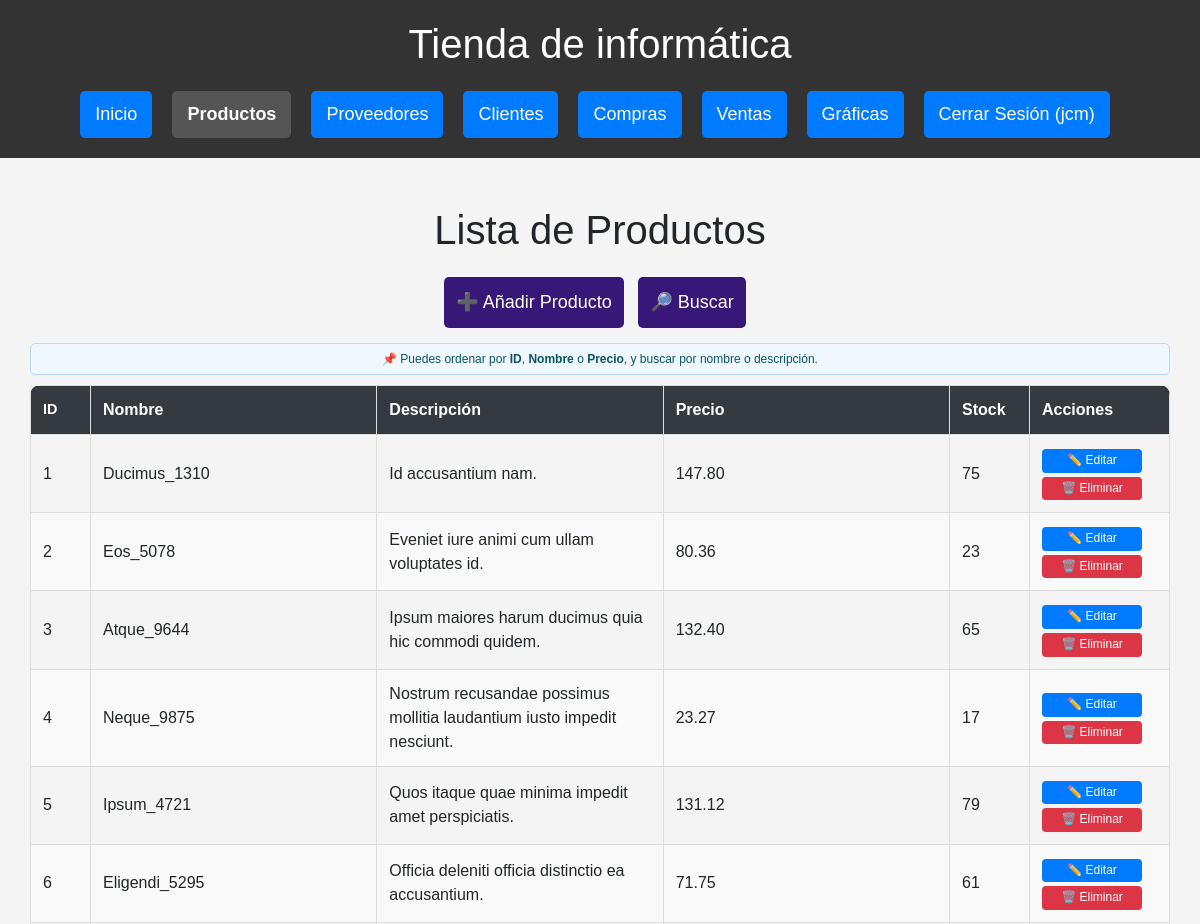
The page /productos (signed in, upper part) on the database as committed earlier.
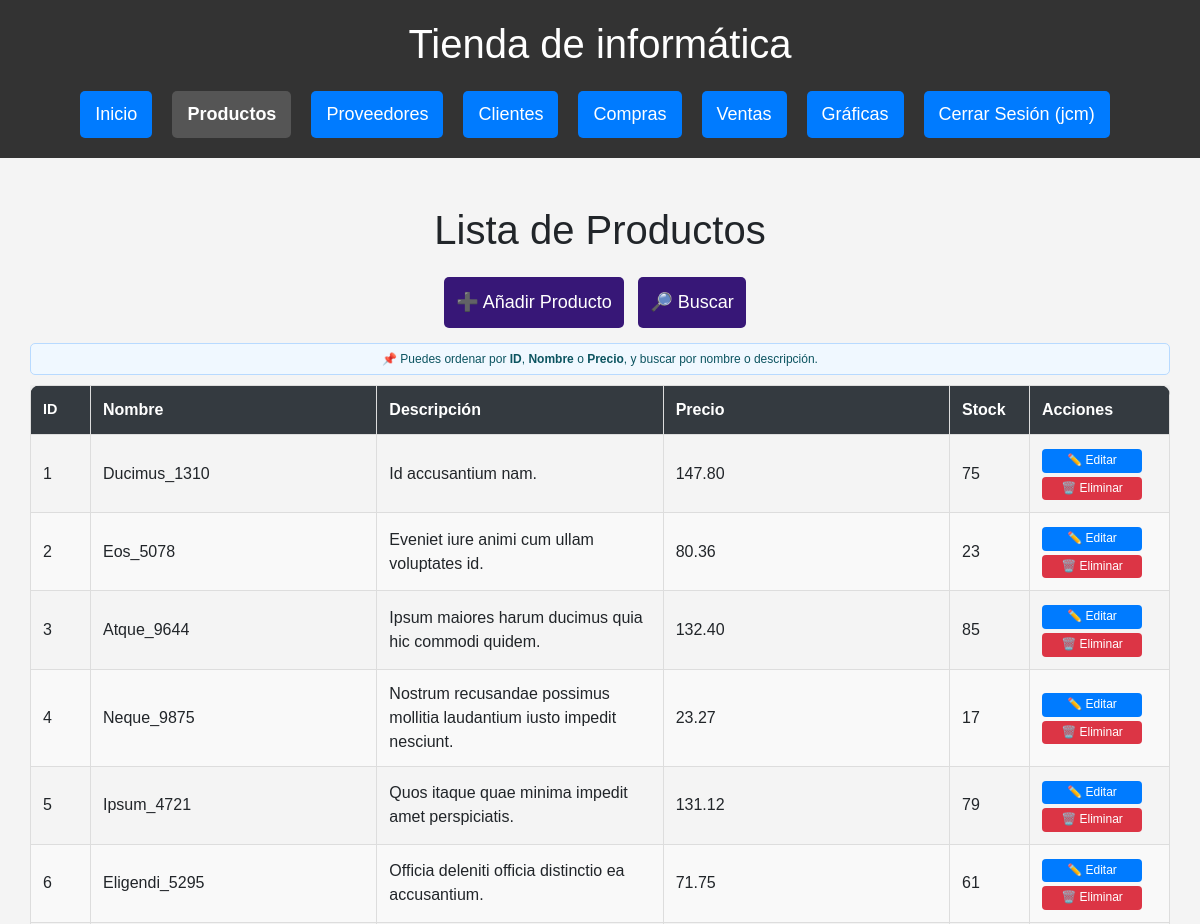
The same page on the database as committed later.
### db.py (models this page shows)
class Producto(Base):
    __tablename__ = "Producto"
    id = Column(Integer, primary_key=True)
    nombre = Column(String(150), unique=True, nullable=False)
    descripcion = Column(Text)
    categoria_id = Column(Integer, ForeignKey('Categoria.id'), nullable=True)
    precio = Column(Numeric(10, 2), nullable=False)
    stock = Column(Integer, default=0)
    cantidad_total = Column(Integer, default=30)
    fecha_creacion = Column(DateTime, default=func.now())
    categoria = relationship('Categoria', backref=backref('productos', lazy=True))
    ventas = relationship("DetalleVenta", back_populates="producto")

### routes/productos.py (the view)
@productos_bp.route('/productos')
@login_required
def ver_productos():
    orden = request.args.get("orden", "id")
    direccion = request.args.get("direccion", "asc")
    nombre = request.args.get("nombre", "")
    pagina = int(request.args.get("pagina", 1))
    por_pagina = 30
    query = sesion.query(Producto)
    if nombre:
        query = query.filter(
            (Producto.nombre.ilike(f"%{nombre}%")) |
            (Producto.descripcion.ilike(f"%{nombre}%"))
        )
    def aplicar_direccion(campo):
        return campo.desc() if direccion == "desc" else campo.asc()
    if orden == "nombre":
        query = query.order_by(aplicar_direccion(Producto.nombre))
    elif orden == "precio":
        query = query.order_by(aplicar_direccion(Producto.precio))
    else:
        query = query.order_by(aplicar_direccion(Producto.id))
    total_productos = query.count()
    productos = query.offset((pagina - 1) * por_pagina).limit(por_pagina).all()
    hay_anterior = pagina > 1
    hay_siguiente = (pagina * por_pagina) < total_productos
    return render_template(
        "producto/productos.html",
        productos=productos,
        orden=orden,
        direccion=direccion,
        nombre=nombre,
        pagina=pagina,
        hay_anterior=hay_anterior,
        hay_siguiente=hay_siguiente
    )

### db.py (called while the page is built)
def login_required(f):
    @wraps(f)
    def decorated_function(*args, **kwargs):
        if 'usuario' not in session:
            flash('Por favor, inicie sesión para acceder a esta página.', 'error')
            return redirect(url_for('login'))
        return f(*args, **kwargs)
    return decorated_function

### templates/producto/productos.html (shortened to what this page needs)
{% extends 'base.html' %}
{% block content %}
<div class="container mt-4">
    <h1>Lista de Productos</h1>
    <div class="botones-superiores">
        <a href="{{ url_for('productos.nuevo_producto') }}" class="btn btn-add">➕ Añadir Producto</a>
        <a href="#form-busqueda-producto" class="btn btn-add">🔎 Buscar</a>
    </div>
    <div class="alerta-orden">
      📌 Puedes ordenar por <strong>ID</strong>, <strong>Nombre</strong> o <strong>Precio</strong>, y buscar por nombre o descripción.
    </div>
    <div class ="tabla-responive">
        <table class="tabla-estilizada">
            <thead>
            {% set nueva_direccion = 'desc' if direccion == 'asc' else 'asc' %}
                <tr>
                    <th class="col-id"><a href="{{ url_for('productos.ver_productos', orden='id', direccion=nueva_direccion) }}">ID
                    </a></th>
                    <th><a href="{{ url_for('productos.ver_productos', orden='nombre', direccion=nueva_direccion) }}">Nombre
                    </a></th>
                    <th>Descripción</th>
                    <th><a href="{{ url_for('productos.ver_productos', orden='precio', direccion=nueva_direccion) }}">Precio
                    </a></th>
                    <th class="col-stock">Stock</th>
                    <th class="col-acciones">Acciones</th>
                </tr>
            </thead>
        <tbody>
        {% for producto in productos %}
            <tr>
                <td>{{ producto.id }}</td>
                <td>{{ producto.nombre }}</td>
                <td>{{ producto.descripcion }}</td>
                <td>{{ producto.precio }}</td>
                <td>{{ producto.stock }}</td>
                <td>
                    <a href="{{ url_for('productos.editar_producto', id=producto.id) }}" class="btn-edit">✏️ Editar</a>
                    <form method="POST" action="{{ url_for('productos.eliminar_producto', id=producto.id) }}" class="form-delete">
                        <button type="submit" class="btn-delete" onclick="return confirm('¿Eliminar este producto?');">🗑️ Eliminar</button>
                    </form>
                </td>
            </tr>
        {% endfor %}
        </tbody>
    </table>
    </div>
</div>
{% endblock %}

Rows that differ between the two databases and show on the page:
changed Producto "Atque_9644": stock "65" → "85"
